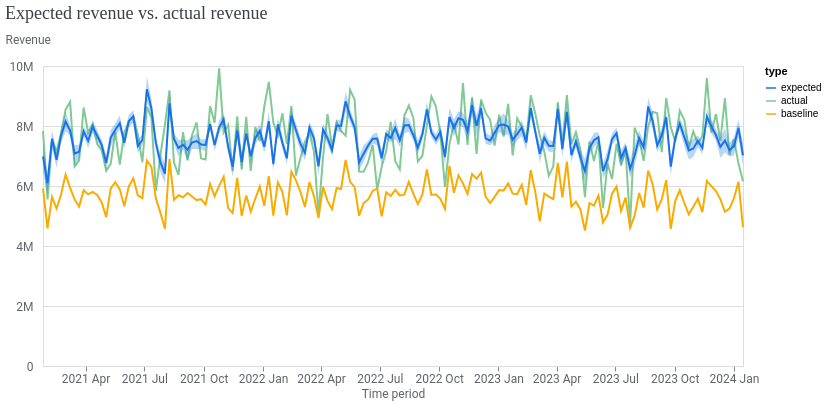

The cell this chart's notebook holds for it:
### Code cell
model_fit = visualizer.ModelFit(mmm)
model_fit.plot_model_fit()

### Figure 1 — Vega-Lite specification as saved in the notebook (floating-point values rounded to 4 significant figures; data arrays with more than 128 entries replaced by an {"elided": "..."} marker saying what was removed)
{"config": {"view": {"continuousWidth": 300, "continuousHeight": 300}, "axis": {"labelColor": "#5F6368", "labelFont": "Roboto", "labelFontSize": 12, "titleColor": "#5F6368", "titleFont": "Roboto", "titleFontSize": 12, "titleFontWeight": "normal"}}, "layer": [{"mark": {"type": "line"}, "encoding": {"color": {"field": "type", "scale": {"domain": ["expected", "actual", "baseline"], "range": ["#1A73E8", "#81C995", "#F9AB00"]}, "type": "nominal"}, "x": {"axis": {"domainColor": "#DADCE0", "format": "%Y %b", "grid": false, "tickCount": 8}, "field": "time", "title": "Time period", "type": "temporal"}, "y": {"axis": {"domain": false, "labelExpr": "replace(format(datum.value, '.3~s'), 'G', 'B')", "labelPadding": 10, "tickCount": 5, "ticks": false, "titleAlign": "left", "titleAngle": 0, "titleY": -20}, "field": "mean", "title": "Revenue", "type": "quantitative"}}}, {"mark": {"type": "area", "opacity": 0.3}, "encoding": {"color": {"field": "type", "legend": null, "scale": {"domain": ["expected"], "range": ["#1A73E8"]}, "type": "nominal"}, "x": {"field": "time", "type": "temporal"}, "y": {"field": "ci_hi", "type": "quantitative"}, "y2": {"field": "ci_lo"}}}], "data": {"name": "data-1643bd38afa3c0b17a10c951c6d48b69"}, "resolve": {"scale": {"color": "independent"}}, "title": {"text": "Expected revenue vs. actual revenue", "anchor": "start", "color": "#3C4043", "font": "Google Sans Display", "fontSize": 18, "fontWeight": "normal", "offset": 10}, "width": 700, "$schema": "https://vega.github.io/schema/vega-lite/v5.20.1.json", "datasets": {"data-1643bd38afa3c0b17a10c951c6d48b69": {"elided": "468 records"}}}
